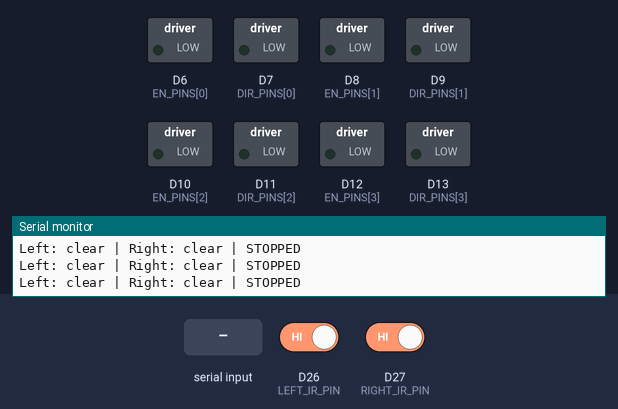
This sketch was run on a simulated Arduino Due. On the bench: switched loads named in the sketch (green lamp = pin HIGH), the last lines printed to the serial monitor. The inputs (shaded band) are chosen by the test bench; at power-on: D26 (LEFT_IR_PIN) HIGH, D27 (RIGHT_IR_PIN) HIGH.

Above: at 1.2 s.
1.3 s: "f" received over Serial
At 2.1 s:
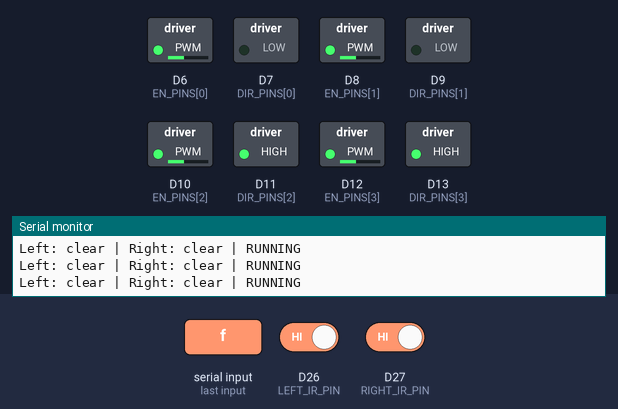
2.8 s: D26 (LEFT_IR_PIN) driven LOW
At 3.3 s:
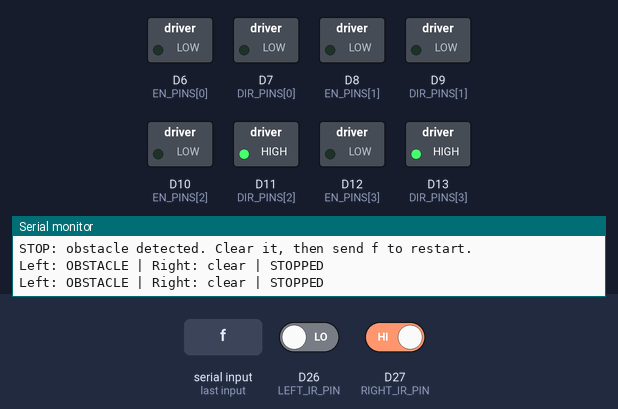
Timing chart, 0 to 5.8 s (numbered marks = the images above; inputs shaded):
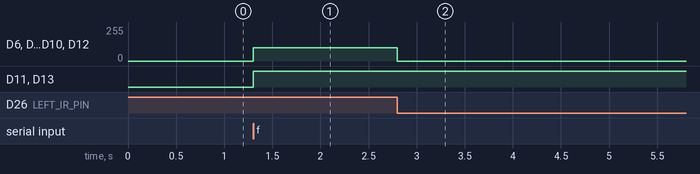

The sketch:

IR_Motor_Stop_Test.ino
```cpp
// AJ Donald 101259149

// IR Motor stop test
const int LEFT_IR_PIN = 26;
const int RIGHT_IR_PIN = 27;
const int DIR_PINS[] = {7, 9, 11, 13};
const int EN_PINS[] = {6, 8, 10, 12};
const int FORWARD_LEVEL[] = {LOW, LOW, HIGH, HIGH};
const int TEST_PWM = 100;
bool running = false;
unsigned long stoppedAt = 0;
unsigned long lastPrint = 0;

void stopMotors() {
  for (int i = 0; i < 4; i++) analogWrite(EN_PINS[i], 0);
  running = false;
  stoppedAt = millis();
}
void setup() {
  for (int i = 0; i < 4; i++) {
    digitalWrite(EN_PINS[i], LOW);
    pinMode(EN_PINS[i], OUTPUT);
    digitalWrite(DIR_PINS[i], LOW);
    pinMode(DIR_PINS[i], OUTPUT);
  }
  analogWriteResolution(8);
  pinMode(LEFT_IR_PIN, INPUT);
  pinMode(RIGHT_IR_PIN, INPUT);
  Serial.begin(115200);
}
void loop() {
  bool leftBlocked = digitalRead(LEFT_IR_PIN) == LOW;
  bool rightBlocked = digitalRead(RIGHT_IR_PIN) == LOW;
  bool obstacle = leftBlocked || rightBlocked;

  if (running && obstacle) {
    stopMotors();
    Serial.println("STOP: obstacle detected. Clear it, then send f to restart.");
  }
  if (Serial.available()) {
    char command = Serial.read();
    if (command == 's') {
      stopMotors();
      Serial.println("STOP: manual command.");
    } else if (command == 'f') {
      if (obstacle) Serial.println("Start blocked: obstacle detected.");
      else if (running) Serial.println("Already moving.");
      else if (millis() - stoppedAt < 500) Serial.println("Wait half a second after stopping.");
      else {
        for (int i = 0; i < 4; i++) digitalWrite(DIR_PINS[i], FORWARD_LEVEL[i]);
        for (int i = 0; i < 4; i++) analogWrite(EN_PINS[i], TEST_PWM);
        running = true;
        Serial.println("FORWARD. Either IR sensor will stop the motors.");
      }
    }
  }
  unsigned long now = millis();
  if (now - lastPrint >= 250 && Serial.availableForWrite() >= 64) {
    lastPrint = now;
    Serial.print("Left: "); Serial.print(leftBlocked ? "OBSTACLE" : "clear");
    Serial.print(" | Right: "); Serial.print(rightBlocked ? "OBSTACLE" : "clear");
    Serial.println(running ? " | RUNNING" : " | STOPPED");
  }
}
```

Measured:
- after the input at 1.3 s, D6 (EN_PINS[0]), D8 (EN_PINS[1]), D10 (EN_PINS[2]), D12 (EN_PINS[3]): 0/255 → 100/255 at once; D11 (DIR_PINS[2]), D13 (DIR_PINS[3]): LOW → HIGH at once
- after the input at 2.8 s, D6 (EN_PINS[0]), D8 (EN_PINS[1]), D10 (EN_PINS[2]), D12 (EN_PINS[3]): 100/255 → 0/255 at once
